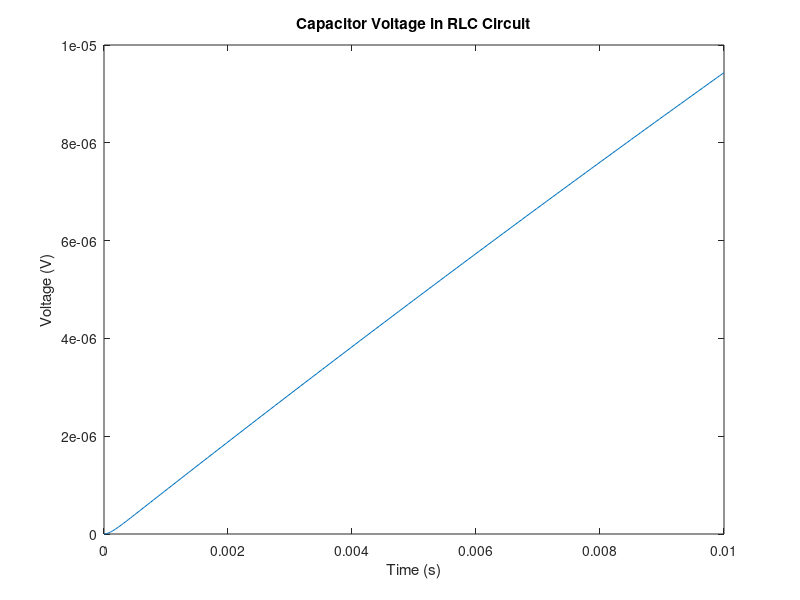

The MATLAB script that drew this image:
function RLCcircuitSimulation
    % Parameters
    R = 1000;   % resistance (ohms)
    L = 0.1;    % inductance (H)
    C = 1e-4;   % capacitance (F)
    V0 = 1;     % input voltage (V)
    
    % Differential equation
    odefun = @(t, y) [y(2); (V0 - y(2)*R - y(1)/C) / L];
    
    % Initial conditions
    y0 = [0; 0]; % initial capacitor voltage and inductor current
    
    % Time span
    tspan = [0, 0.01];
    
    % Solve ODE
    [t, y] = ode45(odefun, tspan, y0);
    
    % Plot results
    figure;
    plot(t, y(:, 1));
    title('Capacitor Voltage in RLC Circuit');
    xlabel('Time (s)');
    ylabel('Voltage (V)');
end
